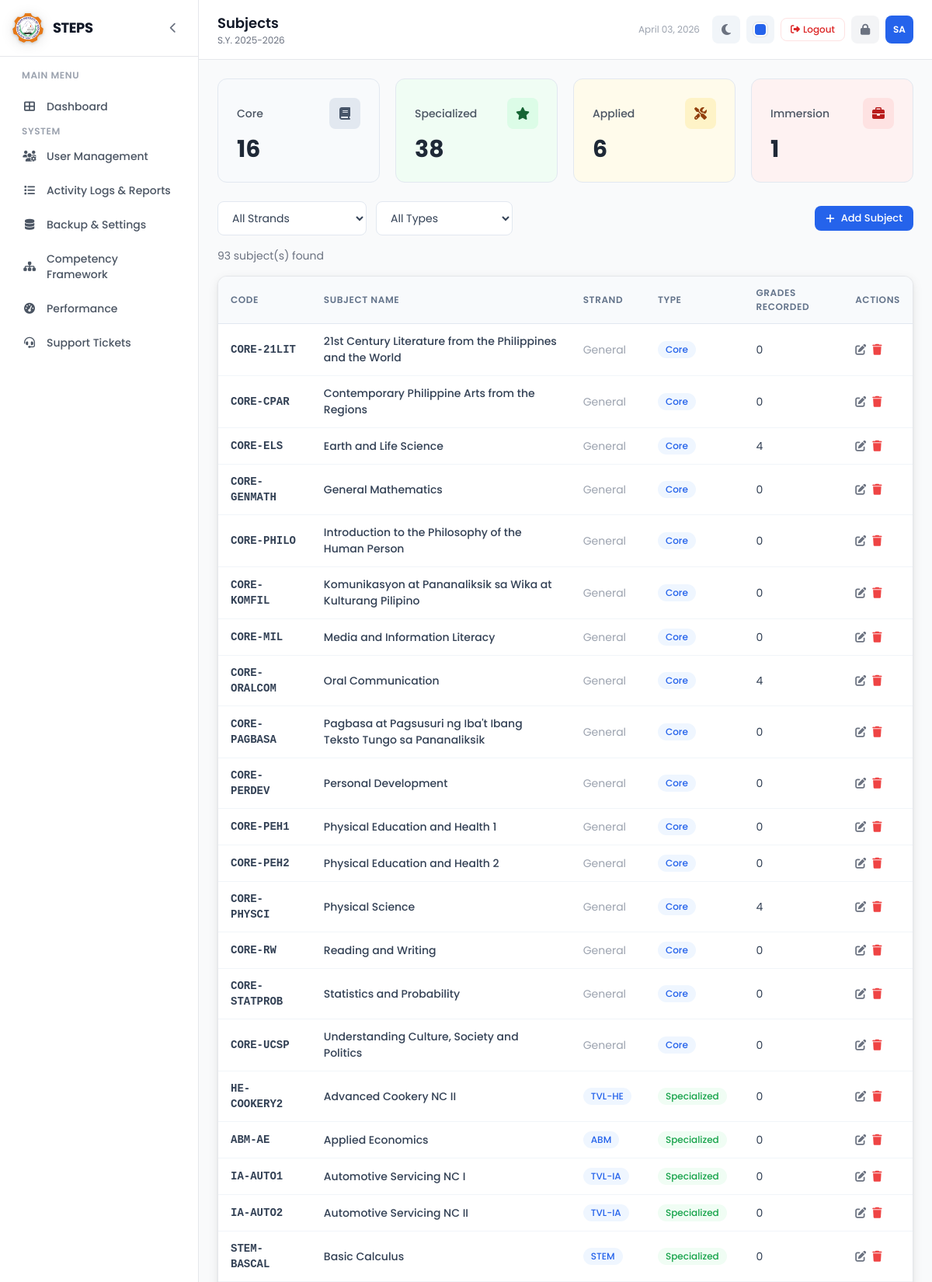
Screenshot of /subjects/index.php (signed in, upper part) with the database file from the repository.
### tables this page shows
CREATE TABLE IF NOT EXISTS `subjects` (
  `id` int NOT NULL AUTO_INCREMENT,
  `subject_code` varchar(20) NOT NULL,
  `subject_name` varchar(100) NOT NULL,
  `grade_level` int DEFAULT NULL COMMENT 'NULL = all grade levels; 7-10 = JHS; 11-12 = SHS',
  `strand_id` int DEFAULT NULL,
  `subject_type` enum('core','specialized','applied','immersion','jhs_core','jhs_mapeh','jhs_tle','jhs_esp') NOT NULL DEFAULT 'core',
  `created_at` timestamp NULL DEFAULT CURRENT_TIMESTAMP,
  PRIMARY KEY (`id`),
  UNIQUE KEY `unique_subject_code` (`subject_code`),
  KEY `strand_id` (`strand_id`)
);

CREATE TABLE IF NOT EXISTS `strands` (
  `id` int NOT NULL AUTO_INCREMENT,
  `strand_code` varchar(20) NOT NULL,
  `strand_name` varchar(100) NOT NULL,
  `description` text,
  `created_at` timestamp NULL DEFAULT CURRENT_TIMESTAMP,
  PRIMARY KEY (`id`),
  UNIQUE KEY `strand_code` (`strand_code`)
);

### config/constants.php (called while the page is built, shortened)
<?php
function sanitize($data) {
    return htmlspecialchars(strip_tags(trim($data)), ENT_QUOTES, 'UTF-8');
}

### subjects/index.php (the view, shortened to what this page needs)
<?php
require_once __DIR__ . '/../includes/header.php';
$query = "SELECT sub.*, st.strand_code, st.strand_name,
    (SELECT COUNT(*) FROM grades g WHERE g.subject_id = sub.id) as grade_count
    FROM subjects sub
    LEFT JOIN strands st ON sub.strand_id = st.id WHERE 1=1";
$params = [];
$query .= " ORDER BY sub.subject_type, sub.subject_name";
$stmt = $pdo->prepare($query);
$stmt->execute($params);
$subjects = $stmt->fetchAll();
$totalCore = $pdo->query("SELECT COUNT(*) as cnt FROM subjects WHERE subject_type='core'")->fetch()['cnt'];
$totalSpecialized = $pdo->query("SELECT COUNT(*) as cnt FROM subjects WHERE subject_type='specialized'")->fetch()['cnt'];
$totalApplied = $pdo->query("SELECT COUNT(*) as cnt FROM subjects WHERE subject_type='applied'")->fetch()['cnt'];
$totalImmersion = $pdo->query("SELECT COUNT(*) as cnt FROM subjects WHERE subject_type='immersion'")->fetch()['cnt'];
require_once __DIR__ . '/../includes/sidebar.php';
?>
<div class="grid grid-cols-2 md:grid-cols-4 gap-5 mb-6">
    <div class="stat-card" style="background:#f8fafc;">
        <div class="flex items-center justify-between mb-2">
            <span class="text-sm font-medium text-gray-600">Core</span>
            <div class="w-10 h-10 rounded-lg flex items-center justify-center" style="background:#e2e8f0;">
                <i class="fas fa-book" style="color:#475569;"></i>
            </div>
        </div>
        <p class="text-3xl font-bold text-gray-800"><?= $totalCore ?></p>
    </div>
    <div class="stat-card" style="background:#f0fdf4;">
        <div class="flex items-center justify-between mb-2">
            <span class="text-sm font-medium text-gray-600">Specialized</span>
            <div class="w-10 h-10 rounded-lg flex items-center justify-center" style="background:#dcfce7;">
                <i class="fas fa-star" style="color:#166534;"></i>
            </div>
        </div>
        <p class="text-3xl font-bold text-gray-800"><?= $totalSpecialized ?></p>
    </div>
    <div class="stat-card" style="background:#fffbeb;">
        <div class="flex items-center justify-between mb-2">
            <span class="text-sm font-medium text-gray-600">Applied</span>
            <div class="w-10 h-10 rounded-lg flex items-center justify-center" style="background:#fef3c7;">
                <i class="fas fa-tools" style="color:#92400e;"></i>
            </div>
        </div>
        <p class="text-3xl font-bold text-gray-800"><?= $totalApplied ?></p>
    </div>
    <div class="stat-card" style="background:#fef2f2;">
        <div class="flex items-center justify-between mb-2">
            <span class="text-sm font-medium text-gray-600">Immersion</span>
            <div class="w-10 h-10 rounded-lg flex items-center justify-center" style="background:#fee2e2;">
                <i class="fas fa-briefcase" style="color:#b91c1c;"></i>
            </div>
        </div>
        <p class="text-3xl font-bold text-gray-800"><?= $totalImmersion ?></p>
    </div>
</div>
<div class="flex flex-wrap items-center justify-between gap-4 mb-4">
    <form method="GET" class="flex items-center gap-3">
        <select name="strand" class="form-select w-48" onchange="this.form.submit()">
            <option value="">All Strands</option>
        </select>
        <select name="type" class="form-select w-44" onchange="this.form.submit()">
            <option value="">All Types</option>
        </select>
    </form>
    <button onclick="openModal('addSubjectModal')" class="btn btn-primary btn-sm"><i class="fas fa-plus"></i> Add Subject</button>
</div>
<p class="text-sm text-gray-500 mb-4"><?= count($subjects) ?> subject(s) found</p>
<div class="bg-white border border-gray-200 rounded-xl overflow-hidden">
    <div class="overflow-x-auto">
        <table class="steps-table" id="subjectsTable">
            <thead>
                <tr><th>Code</th><th>Subject Name</th><th>Strand</th><th>Type</th><th>Grades Recorded</th><th>Actions</th></tr>
            </thead>
            <tbody>
                <?php foreach ($subjects as $sub): ?>
                    <?php
                    $typeBadge = ['core' => 'badge-blue', 'specialized' => 'badge-green', 'applied' => 'badge-amber', 'immersion' => 'badge-red'];
                    ?>
                    <tr>
                        <td class="font-mono text-sm font-semibold"><?= sanitize($sub['subject_code']) ?></td>
                        <td class="font-medium"><?= sanitize($sub['subject_name']) ?></td>
                        <td><?php if ($sub['strand_code']): ?><span class="badge badge-blue"><?= sanitize($sub['strand_code']) ?></span><?php else: ?><span class="text-gray-400">General</span><?php endif; ?></td>
                        <td><span class="badge <?= $typeBadge[$sub['subject_type']] ?? 'badge-blue' ?> capitalize"><?= $sub['subject_type'] ?></span></td>
                        <td class="text-sm text-gray-500"><?= $sub['grade_count'] ?></td>
                        <td>
                            <div class="flex items-center gap-2">
                                <button onclick="loadEditSubject(<?= $sub['id'] ?>)" class="text-gray-500 hover:text-gray-700" title="Edit"><i class="fas fa-edit"></i></button>
                                <form method="POST" class="inline" onsubmit="event.preventDefault(); confirmDelete(this, 'this subject');">
                                    <button type="submit" class="text-red-500 hover:text-red-700" title="Delete"><i class="fas fa-trash"></i></button>
                                </form>
                            </div>
                        </td>
                    </tr>
                <?php endforeach; ?>
            </tbody>
        </table>
    </div>
</div>
<?php require_once __DIR__ . '/../includes/footer.php'; ?>

### assets/css/style.css (style rules this page uses)
:root, [data-theme="blue"] { --primary-50: #eff6ff; --primary-100: #dbeafe; --primary-200: #bfdbfe; --primary-500: #3b82f6; --primary-600: #2563eb; --primary-700: #1d4ed8; --primary-rgb: 37, 99, 235; --sidebar-accent: #2563eb; }
* { margin: 0; padding: 0; box-sizing: border-box; }
body { font-family: 'Poppins', sans-serif; }
.steps-table { width: 100%; border-collapse: separate; border-spacing: 0; }
.rounded-xl:has(.steps-table) { box-shadow: 0 4px 14px rgba(0, 0, 0, 0.08), 0 1px 3px rgba(0, 0, 0, 0.06); }
.steps-table thead th { background-color: #f8fafc; padding: 12px 16px; text-align: left; font-size: 12px; font-weight: 600; color: #64748b; text-transform: uppercase; letter-spacing: 0.05em; border-bottom: 1px solid #e2e8f0; }
.steps-table tbody td { padding: 12px 16px; font-size: 14px; color: #334155; border-bottom: 1px solid #f1f5f9; }
.stat-card { background: white; border: 1px solid #e2e8f0; border-radius: 12px; padding: 24px; transition: box-shadow 0.2s; }
.badge { display: inline-flex; align-items: center; padding: 2px 10px; border-radius: 9999px; font-size: 12px; font-weight: 500; }
.badge-green { background-color: #f0fdf4; color: #16a34a; }
.badge-blue { background-color: var(--primary-50); color: var(--primary-600); }
.form-select { width: 100%; padding: 10px 14px; border: 1px solid #e2e8f0; border-radius: 8px; font-family: 'Poppins', sans-serif; font-size: 14px; color: #334155; background: white; cursor: pointer; transition: border-color 0.2s; }
.btn { display: inline-flex; align-items: center; gap: 8px; padding: 10px 20px; border-radius: 8px; font-family: 'Poppins', sans-serif; font-size: 14px; font-weight: 500; cursor: pointer; transition: all 0.2s; border: none; text-decoration: none; }
.btn-primary { background-color: var(--primary-600); color: white; }
.btn-sm { padding: 6px 14px; font-size: 13px; }

### rows the page displays
subjects: subject_code "CORE-21LIT", subject_name "21st Century Literature from the Philippines and the World", shows "General", subject_type "Core", grade_count "0"
subjects: subject_code "CORE-CPAR", subject_name "Contemporary Philippine Arts from the Regions", shows "General", subject_type "Core", grade_count "0"
subjects: subject_code "CORE-ELS", subject_name "Earth and Life Science", shows "General", subject_type "Core", grade_count "4"
subjects: subject_code "CORE-GENMATH", subject_name "General Mathematics", subject_type "Core", grade_count "0"
subjects: subject_code "CORE-PHILO", subject_name "Introduction to the Philosophy of the Human Person", shows "General", subject_type "Core", grade_count "0"
subjects: subject_code "CORE-KOMFIL", subject_name "Komunikasyon at Pananaliksik sa Wika at Kulturang Pilipino", shows "General", subject_type "Core", grade_count "0"
subjects: subject_code "CORE-MIL", subject_name "Media and Information Literacy", shows "General", subject_type "Core", grade_count "0"
subjects: subject_code "CORE-ORALCOM", subject_name "Oral Communication", shows "General", subject_type "Core", grade_count "4"
subjects: subject_code "CORE-PAGBASA", subject_name "Pagbasa at Pagsusuri ng Iba't Ibang Teksto Tungo sa Pananaliksik", shows "General", subject_type "Core", grade_count "0"
subjects: subject_code "CORE-PERDEV", subject_name "Personal Development", shows "General", subject_type "Core", grade_count "0"
subjects: subject_code "CORE-PEH1", subject_name "Physical Education and Health 1", shows "General", subject_type "Core", grade_count "0"
subjects: subject_code "CORE-PEH2", subject_name "Physical Education and Health 2", shows "General", subject_type "Core", grade_count "0"
subjects: subject_code "CORE-PHYSCI", subject_name "Physical Science", shows "General", subject_type "Core", grade_count "4"
subjects: subject_code "CORE-RW", subject_name "Reading and Writing", shows "General", subject_type "Core", grade_count "0"
subjects: subject_code "CORE-STATPROB", subject_name "Statistics and Probability", shows "General", subject_type "Core", grade_count "0"
subjects: subject_code "CORE-UCSP", subject_name "Understanding Culture, Society and Politics", shows "General", subject_type "Core", grade_count "0"
subjects: subject_code "HE-COOKERY2", subject_name "Advanced Cookery NC II", strand.strand_code "TVL-HE", subject_type "Specialized", grade_count "0"
subjects: subject_code "ABM-AE", subject_name "Applied Economics", strand.strand_code "ABM", subject_type "Specialized", grade_count "0"
subjects: subject_code "IA-AUTO1", subject_name "Automotive Servicing NC I", strand.strand_code "TVL-IA", subject_type "Specialized", grade_count "0"
subjects: subject_code "IA-AUTO2", subject_name "Automotive Servicing NC II", strand.strand_code "TVL-IA", subject_type "Specialized", grade_count "0"
subjects: subject_code "STEM-BASCAL", subject_name "Basic Calculus", strand.strand_code "STEM", subject_type "Specialized", grade_count "0"

### other values shown
SITE_NAME "STEPS"
$pageTitle "Subjects"
effectiveSchoolYear() "2025-2026"
$initials "SA"
$totalCore "16"
$totalSpecialized "38"
$totalApplied "6"
$totalImmersion "1"
count($subjects) "93"
